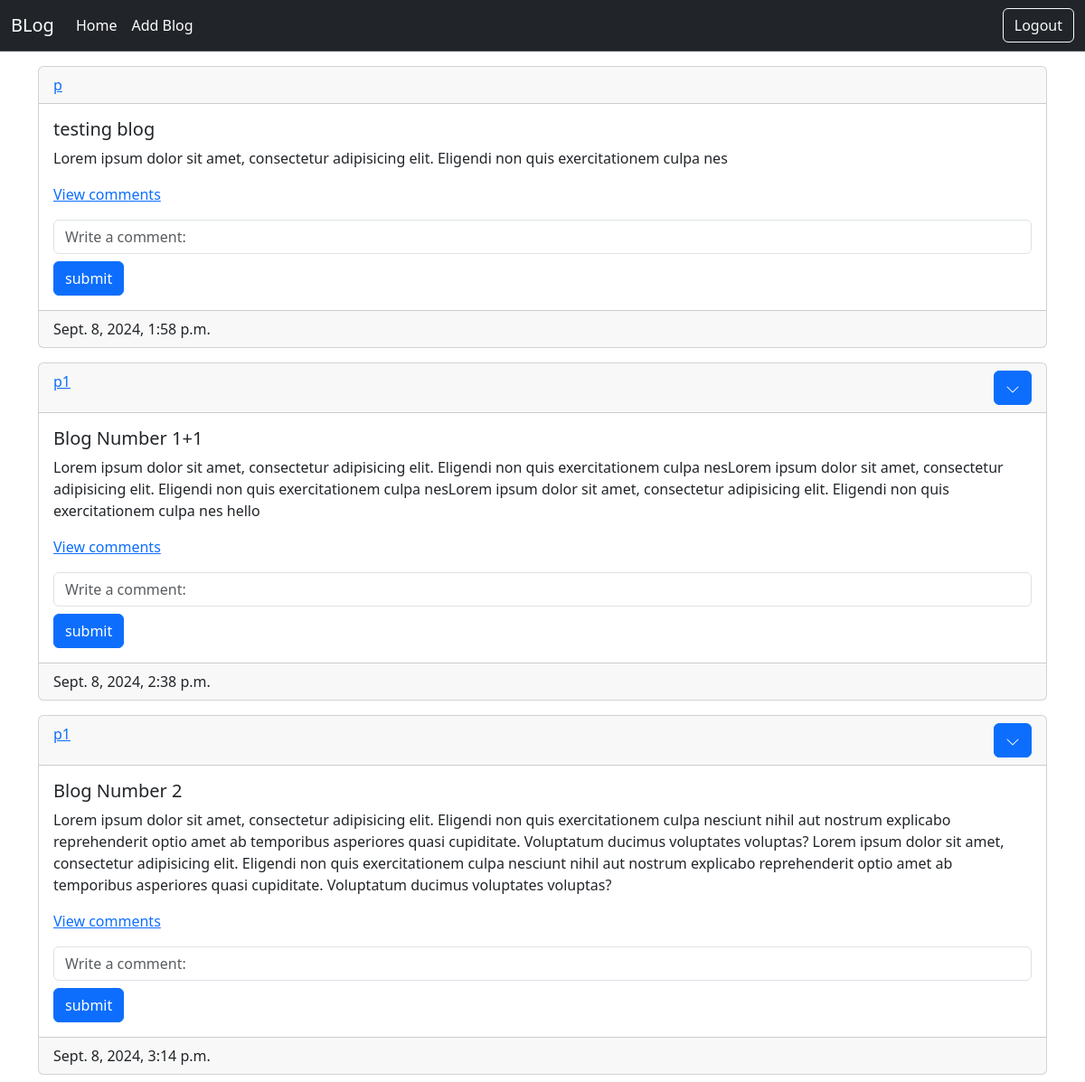
Screenshot of / (signed in) with the database file from the repository.
### main/models.py (models this page shows, shortened)
class Blog(models.Model):
    user = models.ForeignKey(User,on_delete=models.CASCADE,related_name="blogs",blank=False,unique=False)
    title = models.CharField(max_length=100,blank=False)
    content = models.TextField(blank=True)
    created_at = models.DateTimeField(auto_now_add=True)

### main/views.py (the view, shortened to what this page needs)
# urls.py: path("",views.index,name="main_index"),
@login_required
def index(request:HttpRequest):
    return render(request,"main/index.html",{"blogs":models.Blog.objects.all()})

### main/templates/main/index.html (shortened to what this page needs)
{% extends "base.html" %}
{% load static %}
{% block content %}
<div class="container mt-3">
    {% for blog in blogs %}
        {% include "main/blog.html" %}
    {% endfor %}
</div>
{% endblock content %}

### templates/base.html (shortened to what this page needs)
<!DOCTYPE html>
<html lang="en">
<head>
    <link href="https://cdn.jsdelivr.net/npm/bootstrap@5.3.3/dist/css/bootstrap.min.css" rel="stylesheet"
>
</head>
<body>
    {% include "navbar.html" %}
    {% block content %}
    {% endblock content %}
</body>
</html>

### templates/navbar.html (shortened to what this page needs)
<nav class="navbar navbar-expand-lg  bg-dark border-bottom border-body" data-bs-theme="dark">
    <div class="container-fluid">
        <a class="navbar-brand" href="">BLog</a>
        <div class="collapse navbar-collapse" id="navbarNavDropdown">
            <ul class="navbar-nav">
                <li class="nav-item">
                    <a class="nav-link active" aria-current="page" href="{% url 'main_index' %}">Home</a>
                </li>
                <li class="nav-item">
                    <a class="nav-link active" aria-current="page" href="{% url 'main_addblog' %}">Add Blog</a>
                </li>
            </ul>
        </div>
        <div>
            {% if user.is_authenticated == False %}
            <a href="{% url 'auth_system_signup' %}"><button class="btn btn-outline-light">Sign Up</button></a>
            <a href="{% url 'auth_system_login' %}"><button class="btn btn-outline-light">Login</button></a>
            {% else %}
            <a href="{% url 'auth_system_logout' %}"><button class="btn btn-outline-light">Logout</button></a>
            {% endif %}
        </div>
    </div>
</nav>

### main/templates/main/blog.html (shortened to what this page needs)
<div class="card mt-3 mb-2">
    <div class="card-header d-flex justify-content-between">
        <a href="{% url 'main_get_blogs' pk=blog.user.id %}">{{blog.user.username}}</a>
        {% if blog.user == user %}
        <div class="dropdown ">
            <button class="btn btn-primary " type="button" data-bs-toggle="dropdown" aria-expanded="false">
                <svg xmlns="http://www.w3.org/2000/svg" width="16" height="16" fill="currentColor"
                    class="bi bi-chevron-down" viewBox="0 0 16 16">
                    <path fill-rule="evenodd"
                        d="M1.646 4.646a.5.5 0 0 1 .708 0L8 10.293l5.646-5.647a.5.5 0 0 1 .708.708l-6 6a.5.5 0 0 1-.708 0l-6-6a.5.5 0 0 1 0-.708" />
                </svg>
            </button>
        </div>
        {% endif %}
    </div>
    <div class="card-body">
        <h5 class="card-title">{{blog.title}}</h5>
        <p class="card-text">{{blog.content}}</p>
        <div class="accordion accordion-flush ">
            <div class="accordion-item">
                <a href="#" data-bs-toggle="collapse" data-bs-target="#c{{blog.id}}">View comments</a>
            </div>
        </div>
        <div class="mt-3">
            <form method="post">
                <input type="text" name="input-{{blog.id}}" class="form-control" placeholder="Write a comment:">
                <button class="btn btn-primary mt-2" name="btn-submit" value="{{blog.id}}" type="submit">submit</a>
            </form>
        </div>
    </div>
    <div class="card-footer">
        {{blog.created_at}}
    </div>
</div>

### rows the page displays
Blog: user.username "p", title "testing blog", content "Lorem ipsum dolor sit amet, consectetur adipisicing elit. Eligendi non quis exercitationem culpa nes", {{ blog.id }} 4 (drawn), created_at "Sept. 8, 2024, 1:58 p.m."
Blog: user.username "p1", title "Blog Number 1+1", content "Lorem ipsum dolor sit amet, consectetur adipisicing elit. Eligendi non quis exercitationem culpa nesLorem ipsum dolor sit amet, consectetur adipisicing elit. Eligendi non quis exercitationem culpa nesLorem ipsum dolor sit amet, consectetur adipisicing elit. Eligendi non quis exercitationem culpa nes hello", {{ blog.id }} 5 (drawn), created_at "Sept. 8, 2024, 2:38 p.m."
Blog: user.username "p1", title "Blog Number 2", content "Lorem ipsum dolor sit amet, consectetur adipisicing elit. Eligendi non quis exercitationem culpa nesciunt nihil aut nostrum explicabo reprehenderit optio amet ab temporibus asperiores quasi cupiditate. Voluptatum ducimus voluptates voluptas? Lorem ipsum dolor sit amet, consectetur adipisicing elit. Eligendi non quis exercitationem culpa nesciunt nihil aut nostrum explicabo reprehenderit optio amet ab temporibus asperiores quasi cupiditate. Voluptatum ducimus voluptates voluptas?", {{ blog.id }} 6 (drawn), created_at "Sept. 8, 2024, 3:14 p.m."
